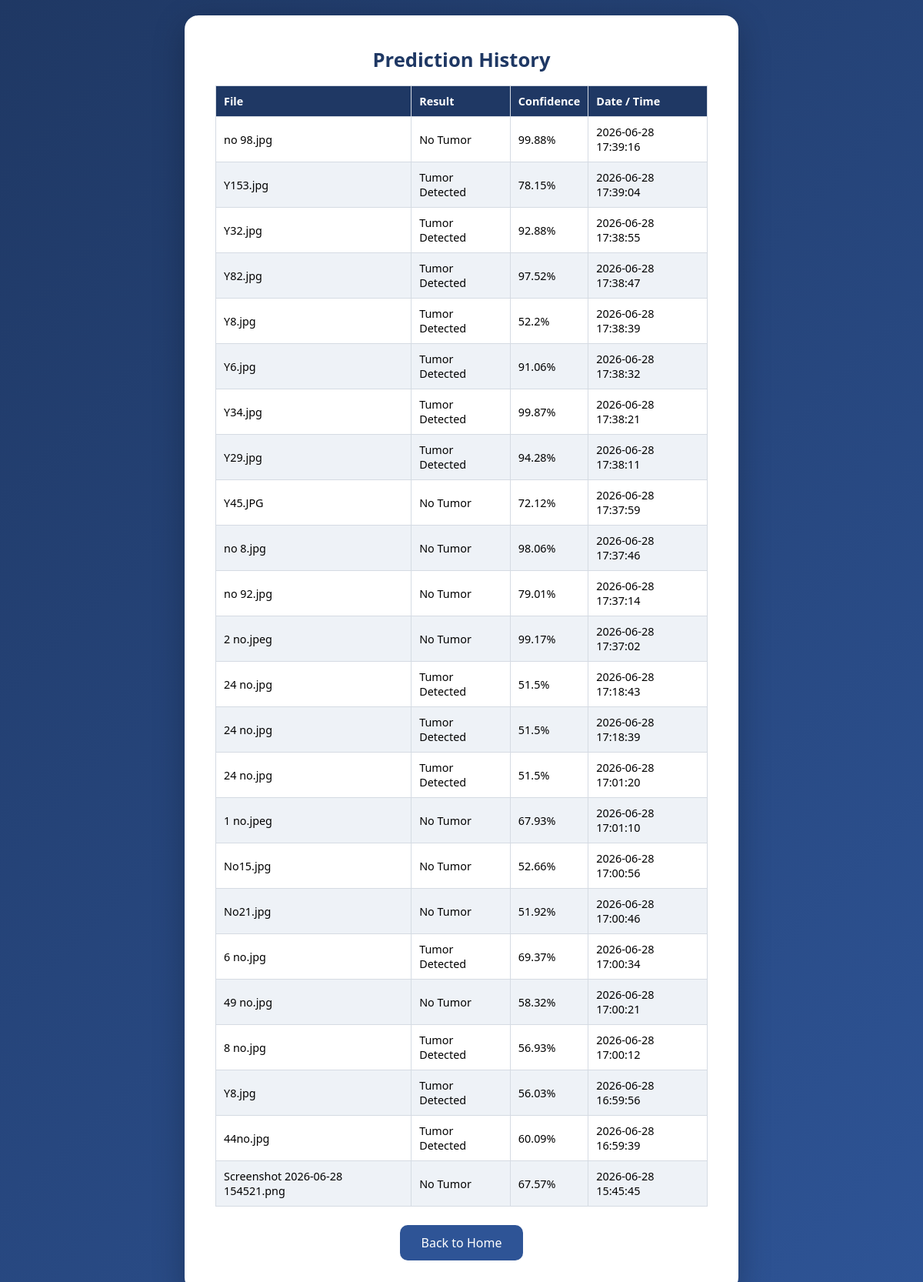
The app's page /history with its own data.
### tables this page shows
CREATE TABLE predictions (
               id        INTEGER PRIMARY KEY AUTOINCREMENT,
               filename  TEXT,
               result    TEXT,
               confidence REAL,
               created_at TEXT
           );

### app.py (the view)
@app.route("/history")
def history():
    conn = sqlite3.connect(DB_PATH)
    rows = conn.execute(
        "SELECT filename, result, confidence, created_at FROM predictions ORDER BY id DESC"
    ).fetchall()
    conn.close()
    return render_template("history.html", rows=rows)

### templates/history.html (shortened to what this page needs)
<!DOCTYPE html>
<html lang="en">
<head>
    <link rel="stylesheet" href="{{ url_for('static', filename='style.css') }}">
</head>
<body>
    <div class="container wide">
        <h1>Prediction History</h1>
        {% if rows %}
        <table>
            <thead>
                <tr>
                    <th>File</th>
                    <th>Result</th>
                    <th>Confidence</th>
                    <th>Date / Time</th>
                </tr>
            </thead>
            <tbody>
                {% for row in rows %}
                <tr>
                    <td>{{ row[0] }}</td>
                    <td>{{ row[1] }}</td>
                    <td>{{ row[2] }}%</td>
                    <td>{{ row[3] }}</td>
                </tr>
                {% endfor %}
            </tbody>
        </table>
        {% else %}
        <p>No predictions yet.</p>
        {% endif %}
        <a href="/" class="btn">Back to Home</a>
    </div>
</body>
</html>

### static/style.css (style rules this page uses)
* { margin: 0; padding: 0; box-sizing: border-box; font-family: 'Segoe UI', Arial, sans-serif; }
body { min-height: 100vh; display: flex; align-items: center; justify-content: center; background: linear-gradient(135deg, #1f3864 0%, #2e5496 100%); padding: 20px; }
.container { background: #ffffff; border-radius: 18px; padding: 40px; width: 100%; max-width: 460px; text-align: center; box-shadow: 0 12px 40px rgba(0, 0, 0, 0.25); }
.container.wide { max-width: 720px; }
h1 { color: #1f3864; margin-bottom: 8px; font-size: 1.6rem; }
.btn { display: inline-block; background: #2e5496; color: #fff; border: none; padding: 12px 28px; border-radius: 10px; font-size: 1rem; cursor: pointer; text-decoration: none; transition: background 0.2s; }
table { width: 100%; border-collapse: collapse; margin: 16px 0 24px; }
th, td { border: 1px solid #d5dbe3; padding: 10px; font-size: 0.9rem; text-align: left; }
th { background: #1f3864; color: #fff; }
tr:nth-child(even) td { background: #eef2f7; }

### records on screen
predictions: filename "no 98.jpg", result "No Tumor", confidence "99.88", created_at "2026-06-28 17:39:16"
predictions: filename "Y153.jpg", result "Tumor Detected", confidence "78.15", created_at "2026-06-28 17:39:04"
predictions: filename "Y32.jpg", result "Tumor Detected", confidence "92.88", created_at "2026-06-28 17:38:55"
predictions: filename "Y82.jpg", result "Tumor Detected", confidence "97.52", created_at "2026-06-28 17:38:47"
predictions: filename "Y8.jpg", result "Tumor Detected", confidence "52.2", created_at "2026-06-28 17:38:39"
predictions: filename "Y6.jpg", result "Tumor Detected", confidence "91.06", created_at "2026-06-28 17:38:32"
predictions: filename "Y34.jpg", result "Tumor Detected", confidence "99.87", created_at "2026-06-28 17:38:21"
predictions: filename "Y29.jpg", result "Tumor Detected", confidence "94.28", created_at "2026-06-28 17:38:11"
predictions: filename "Y45.JPG", result "No Tumor", confidence "72.12", created_at "2026-06-28 17:37:59"
predictions: filename "no 8.jpg", result "No Tumor", confidence "98.06", created_at "2026-06-28 17:37:46"
predictions: filename "no 92.jpg", result "No Tumor", confidence "79.01", created_at "2026-06-28 17:37:14"
predictions: filename "2 no.jpeg", result "No Tumor", confidence "99.17", created_at "2026-06-28 17:37:02"
predictions: filename "24 no.jpg", result "Tumor Detected", confidence "51.5", created_at "2026-06-28 17:18:43"
predictions: filename "24 no.jpg", result "Tumor Detected", confidence "51.5", created_at "2026-06-28 17:18:39"
predictions: filename "24 no.jpg", result "Tumor Detected", confidence "51.5", created_at "2026-06-28 17:01:20"
predictions: filename "1 no.jpeg", result "No Tumor", confidence "67.93", created_at "2026-06-28 17:01:10"
predictions: filename "No15.jpg", result "No Tumor", confidence "52.66", created_at "2026-06-28 17:00:56"
predictions: filename "No21.jpg", result "No Tumor", confidence "51.92", created_at "2026-06-28 17:00:46"
predictions: filename "6 no.jpg", result "Tumor Detected", confidence "69.37", created_at "2026-06-28 17:00:34"
predictions: filename "49 no.jpg", result "No Tumor", confidence "58.32", created_at "2026-06-28 17:00:21"
predictions: filename "8 no.jpg", result "Tumor Detected", confidence "56.93", created_at "2026-06-28 17:00:12"
predictions: filename "Y8.jpg", result "Tumor Detected", confidence "56.03", created_at "2026-06-28 16:59:56"
predictions: filename "44no.jpg", result "Tumor Detected", confidence "60.09", created_at "2026-06-28 16:59:39"
predictions: filename "Screenshot 2026-06-28 154521.png", result "No Tumor", confidence "67.57", created_at "2026-06-28 15:45:45"
